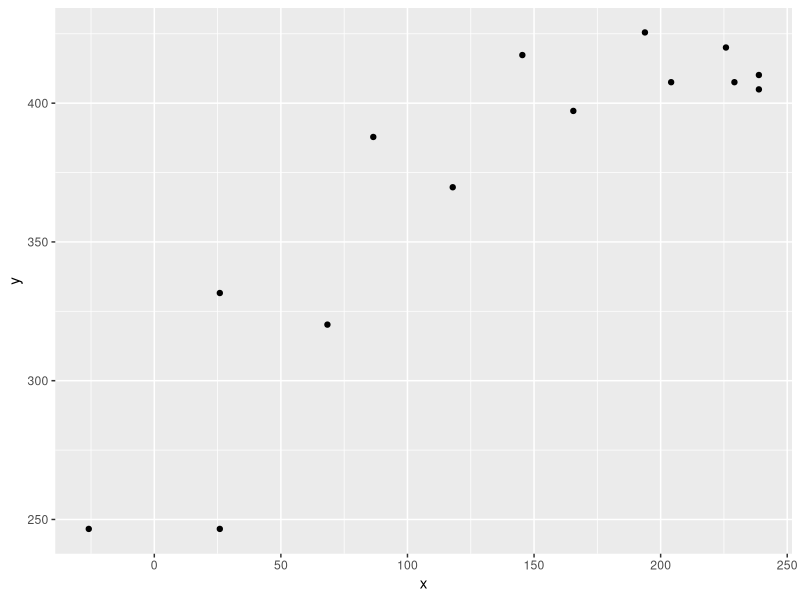

This chart was generated by the following R code:
library(tidyverse)

deg2rad <- function(deg){
  return(deg * pi / 180)
}


trunk <- data.frame(
  x = c(0, 0),
  y = c(0, 150)
)

x_start <- 0
y_start <- 150
coords <- list(
  x = vector("double", 100),
  y = vector("double", 100)
)


branch <- function(x, y, a, len, coords, index) {
  if (len < 5) {
    return(coords)
  }
  
  rotate_factor <- deg2rad(15)
  new_len <- len - 15
  
  # The left side
  new_angle <- a + rotate_factor
  new_x <- (len * cos(new_angle)) + x
  new_y <- (len * sin(new_angle)) + y
  
  coords$x[index] <- new_x
  coords$y[index] <- new_y
  index <- index + 1
  
  branch(new_x, new_y, new_angle, new_len, coords, index)
  
  # The right side
  new_angle <- a - rotate_factor
  new_x <- (len * cos(new_angle)) + x
  new_y <- (len * sin(new_angle)) + y
  
  coords$x[index] <- new_x
  coords$y[index] <- new_y
  index <- index + 1
  
  branch(new_x, new_y, new_angle, new_len, coords, index)
}




t <- branch(x_start, y_start, deg2rad(90), 100, coords, 1)
df <- as_tibble(t) |>
  filter(x != 0)



df %>% 
  ggplot() +
  geom_point(aes(x, y))
